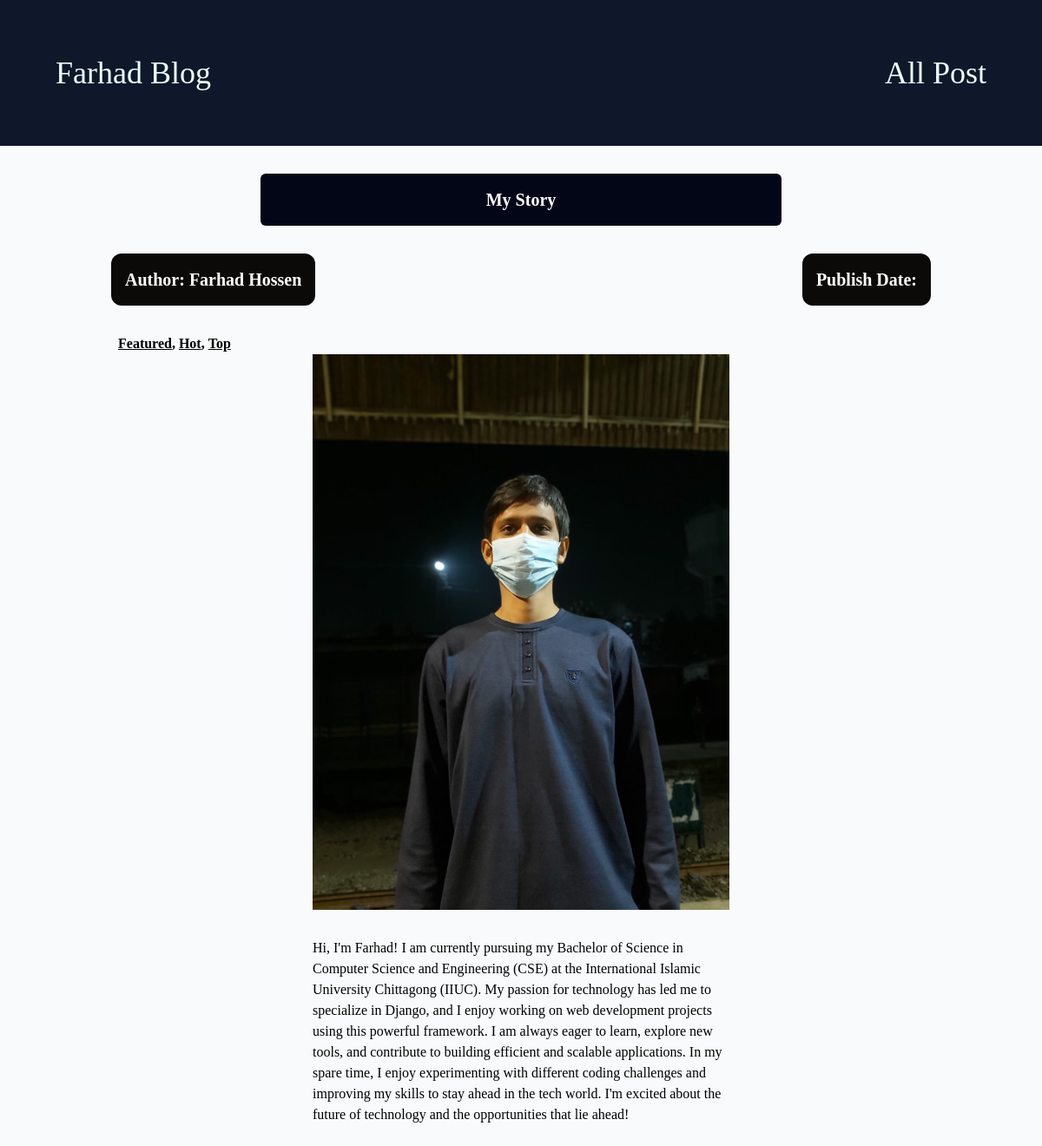
The app's page /post/my-story with its own data.
### blog/models.py (models this page shows, shortened)
class Post(models.Model):
    title = models.CharField(max_length=100)
    image_name = models.CharField(max_length=100)
    date_posted = models.DateTimeField(auto_now=True)
    author = models.ForeignKey(Author, on_delete=models.SET_NULL, null=True, related_name='posts')
    content = models.TextField()
    slug = models.SlugField(max_length=100, unique=True)
    tags = models.ManyToManyField(Tag, related_name='posts')

class Author(models.Model):
    first_name = models.CharField(max_length=100)
    last_name = models.CharField(max_length=100)
    email_address = models.EmailField(max_length=100)
    def __str__(self):
        return f"{self.first_name} {self.last_name}"

class Tag(models.Model):
    caption = models.CharField(max_length=20)

### blog/views.py (the view)
# urls.py: path("post/<slug:slug>", views.post_detail_page, name="post_detail_page")
def post_detail_page(request, slug):
    try:
        single_post = Post.objects.get(slug=slug)
    except:
        return render(request, "blog/404.html")
    return render(request, "blog/post_detail.html", {
        "post" : single_post,
        "tags" : single_post.tags.all()
    })

### blog/templates/blog/post_detail.html (shortened to what this page needs)
{% extends "base.html" %}
{% load static %}
{% block content %}
<div class="bg-slate-950 text-white flex justify-center mx-auto rounded-md w-1/2 mb-4 mt-8"><h1 class="text-xl font-bold py-4">{{ post.title }}</h1></div>
<div class="flex justify-between px-32 mt-8 mb-8">
    <div><a href="mailto:{{ post.author.email_address }}"><h1 class="text-xl font-bold bg-stone-950 text-white p-4 rounded-xl">Author: {{ post.author }}</h1></a></div>
    <div class="text-xl font-bold bg-stone-950 text-white p-4 rounded-xl">Publish Date: <time>{{ post.date|date:"D M Y"}}</time></div>
</div>
<div class="ml-10 pl-24">
    {% for tag in tags %}
        <span class="underline font-bold">{{ tag.caption }}{% if not forloop.last %},{% endif %}</span>
    {% endfor %}
</div>
<div class="w-2/5 mx-auto mb-16">
    <div class="mb-8"><img src="{% static "image/"|add:post.image_name %}" alt="{{ post.title }}" class="w-[100%]"></div>
    <div class=""><p>{{ post.content|linebreaks }}</p></div>
</div>
{% endblock content %}

### records on screen
Post: title "My Story", author "Farhad Hossen", image_name (picture), content "Hi, I'm Farhad! I am currently pursuing my Bachelor of Science in Computer Science and Engineering (CSE) at the International Islamic University Chittagong (IIUC). My passion for technology has led me to specialize in Django, and I enjoy working on web development projects using this powerful framework. I am always eager to learn, explore new tools, and contribute to building efficient and scalable applications. In my spare time, I enjoy experimenting with different coding challenges and improving my skills to stay ahead in the tech world. I'm excited about the future of technology and the opportunities that lie ahead!"
Tag: caption "Featured"
Tag: caption "Hot"
Tag: caption "Top"
